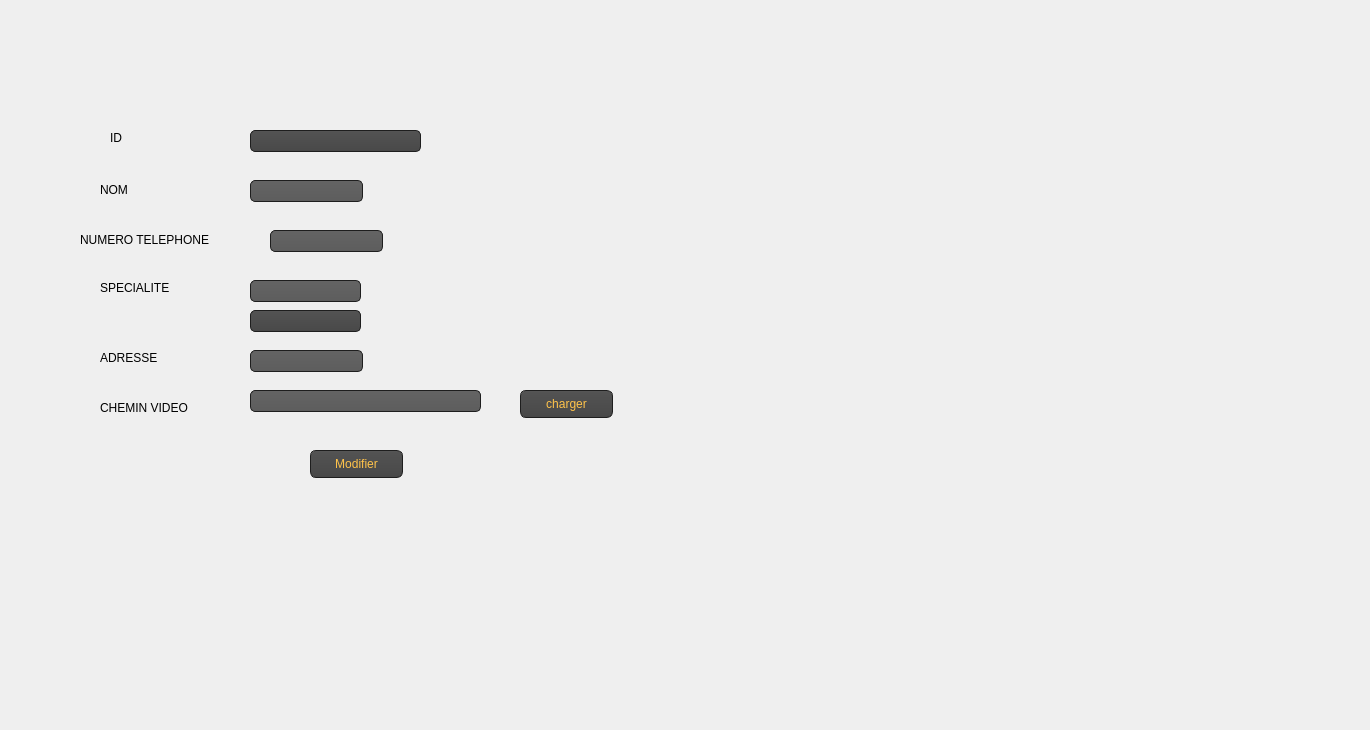
     <widget class="QWidget" name="tab_18">
      <attribute name="title">
       <string>Modifier</string>
      </attribute>
      <widget class="QComboBox" name="comboBox_6">
       <property name="geometry">
        <rect>
         <x>250</x>
         <y>310</y>
         <width>111</width>
         <height>22</height>
        </rect>
       </property>
       <property name="styleSheet">
        <string notr="true">QComboBox
{
 color: #ffc34a;
    selection-background-color: #ffaa00;
    background-color: QLinearGradient( x1: 0, y1: 0, x2: 0, y2: 1, stop: 0 #565656, stop: 0.1 #525252, stop: 0.5 #4e4e4e, stop: 0.9 #4a4a4a, stop: 1 #464646);
    border-style: solid;
    border: 1px solid #1e1e1e;
    border-radius: 5;
}

QComboBox:hover,QPushButton:hover
{
    border: 2px solid QLinearGradient( x1: 0, y1: 0, x2: 0, y2: 1, stop: 0 #ffa02f, stop: 1 #d7801a);
}


QComboBox:on
{
    padding-top: 3px;
    padding-left: 4px;
    background-color: QLinearGradient( x1: 0, y1: 0, x2: 0, y2: 1, stop: 0 #2d2d2d, stop: 0.1 #2b2b2b, stop: 0.5 #292929, stop: 0.9 #282828, stop: 1 #252525);
    selection-background-color: #ffaa00;
}

QComboBox QAbstractItemView
{
    border: 2px solid darkgray;
    selection-background-color: QLinearGradient( x1: 0, y1: 0, x2: 0, y2: 1, stop: 0 #ffa02f, stop: 1 #d7801a);
}

QComboBox::drop-down
{
     subcontrol-origin: padding;
     subcontrol-position: top right;
     width: 15px;

     border-left-width: 0px;
     border-left-color: darkgray;
     border-left-style: solid; /* just a single line */
     border-top-right-radius: 3px; /* same radius as the QComboBox */
     border-bottom-right-radius: 3px;
 }

QComboBox::down-arrow
{
     image: url(:/down_arrow.png);
}</string>
       </property>
       <item>
        <property name="text">
         <string/>
        </property>
       </item>
       <item>
        <property name="text">
         <string>s1</string>
        </property>
       </item>
       <item>
        <property name="text">
         <string>s2</string>
        </property>
       </item>
       <item>
        <property name="text">
         <string>s3</string>
        </property>
       </item>
      </widget>
      <widget class="QLineEdit" name="lineEdit_ntel_3">
       <property name="geometry">
        <rect>
         <x>270</x>
         <y>230</y>
         <width>113</width>
         <height>22</height>
        </rect>
       </property>
       <property name="styleSheet">
        <string notr="true">QLineEdit
{
color: #ffc34a;
    background-color: QLinearGradient( x1: 0, y1: 0, x2: 0, y2: 1, stop: 0 #ffc34a, stop: 0 #646464, stop: 1 #5d5d5d);
    padding: 1px;
    border-style: solid;
    border: 1px solid #1e1e1e;
    border-radius: 5;
}</string>
       </property>
      </widget>
      <widget class="QLineEdit" name="lineEdit_nom_3">
       <property name="geometry">
        <rect>
         <x>250</x>
         <y>180</y>
         <width>113</width>
         <height>22</height>
        </rect>
       </property>
       <property name="styleSheet">
        <string notr="true">QLineEdit
{
color: #ffc34a;
    background-color: QLinearGradient( x1: 0, y1: 0, x2: 0, y2: 1, stop: 0 #ffc34a, stop: 0 #646464, stop: 1 #5d5d5d);
    padding: 1px;
    border-style: solid;
    border: 1px solid #1e1e1e;
    border-radius: 5;
}</string>
       </property>
      </widget>
      <widget class="QLabel" name="label_93">
       <property name="geometry">
        <rect>
         <x>100</x>
         <y>180</y>
         <width>91</width>
         <height>20</height>
        </rect>
       </property>
       <property name="styleSheet">
        <string notr="true">font: 75 10pt &quot;MS Shell Dlg 2&quot;;</string>
       </property>
       <property name="text">
        <string>NOM</string>
       </property>
      </widget>
      <widget class="QLabel" name="label_94">
       <property name="geometry">
        <rect>
         <x>100</x>
         <y>280</y>
         <width>91</width>
         <height>16</height>
        </rect>
       </property>
       <property name="styleSheet">
        <string notr="true">font: 75 10pt &quot;MS Shell Dlg 2&quot;;</string>
       </property>
       <property name="text">
        <string>SPECIALITE</string>
       </property>
      </widget>
      <widget class="QLineEdit" name="lineEdit_ad_3">
       <property name="geometry">
        <rect>
         <x>250</x>
         <y>350</y>
         <width>113</width>
         <height>22</height>
        </rect>
       </property>
       <property name="styleSheet">
        <string notr="true">QLineEdit
{
color: #ffc34a;
    background-color: QLinearGradient( x1: 0, y1: 0, x2: 0, y2: 1, stop: 0 #ffc34a, stop: 0 #646464, stop: 1 #5d5d5d);
    padding: 1px;
    border-style: solid;
    border: 1px solid #1e1e1e;
    border-radius: 5;
}</string>
       </property>
      </widget>
      <widget class="QLabel" name="label_95">
       <property name="geometry">
        <rect>
         <x>110</x>
         <y>130</y>
         <width>56</width>
         <height>16</height>
        </rect>
       </property>
       <property name="styleSheet">
        <string notr="true">font: 75 10pt &quot;MS Shell Dlg 2&quot;;</string>
       </property>
       <property name="text">
        <string>ID</string>
       </property>
      </widget>
      <widget class="QLabel" name="label_96">
       <property name="geometry">
        <rect>
         <x>100</x>
         <y>350</y>
         <width>91</width>
         <height>16</height>
        </rect>
       </property>
       <property name="styleSheet">
        <string notr="true">font: 75 10pt &quot;MS Shell Dlg 2&quot;;</string>
       </property>
       <property name="text">
        <string>ADRESSE</string>
       </property>
      </widget>
      <widget class="QLabel" name="label_97">
       <property name="geometry">
        <rect>
         <x>80</x>
         <y>230</y>
         <width>171</width>
         <height>20</height>
        </rect>
       </property>
       <property name="styleSheet">
        <string notr="true">font: 75 10pt &quot;MS Shell Dlg 2&quot;;</string>
       </property>
       <property name="text">
        <string>NUMERO TELEPHONE</string>
       </property>
      </widget>
      <widget class="QComboBox" name="comboBox_7">
       <property name="geometry">
        <rect>
         <x>250</x>
         <y>130</y>
         <width>171</width>
         <height>22</height>
        </rect>
       </property>
       <property name="styleSheet">
        <string notr="true">QComboBox
{
 color: #ffc34a;
    selection-background-color: #ffaa00;
    background-color: QLinearGradient( x1: 0, y1: 0, x2: 0, y2: 1, stop: 0 #565656, stop: 0.1 #525252, stop: 0.5 #4e4e4e, stop: 0.9 #4a4a4a, stop: 1 #464646);
    border-style: solid;
    border: 1px solid #1e1e1e;
    border-radius: 5;
}

QComboBox:hover,QPushButton:hover
{
    border: 2px solid QLinearGradient( x1: 0, y1: 0, x2: 0, y2: 1, stop: 0 #ffa02f, stop: 1 #d7801a);
}


QComboBox:on
{
    padding-top: 3px;
    padding-left: 4px;
    background-color: QLinearGradient( x1: 0, y1: 0, x2: 0, y2: 1, stop: 0 #2d2d2d, stop: 0.1 #2b2b2b, stop: 0.5 #292929, stop: 0.9 #282828, stop: 1 #252525);
    selection-background-color: #ffaa00;
}

QComboBox QAbstractItemView
{
    border: 2px solid darkgray;
    selection-background-color: QLinearGradient( x1: 0, y1: 0, x2: 0, y2: 1, stop: 0 #ffa02f, stop: 1 #d7801a);
}

QComboBox::drop-down
{
     subcontrol-origin: padding;
     subcontrol-position: top right;
     width: 15px;

     border-left-width: 0px;
     border-left-color: darkgray;
     border-left-style: solid; /* just a single line */
     border-top-right-radius: 3px; /* same radius as the QComboBox */
     border-bottom-right-radius: 3px;
 }

QComboBox::down-arrow
{
     image: url(:/down_arrow.png);
}</string>
       </property>
      </widget>
      <widget class="QPushButton" name="modifier">
       <property name="geometry">
        <rect>
         <x>310</x>
         <y>450</y>
         <width>93</width>
         <height>28</height>
        </rect>
       </property>
       <property name="styleSheet">
        <string notr="true">QPushButton
{
    color: #ffc34a;
    background-color: QLinearGradient( x1: 0, y1: 0, x2: 0, y2: 1, stop: 0 #565656, stop: 0.1 #525252, stop: 0.5 #4e4e4e, stop: 0.9 #4a4a4a, stop: 1 #464646);
    border-width: 1px;
    border-color: #1e1e1e;
    border-style: solid;
    border-radius: 6;
    padding: 3px;
    font-size: 12px;
    padding-left: 5px;
    padding-right: 5px;
}

QPushButton:pressed
{
    background-color: QLinearGradient( x1: 0, y1: 0, x2: 0, y2: 1, stop: 0 #2d2d2d, stop: 0.1 #2b2b2b, stop: 0.5 #292929, stop: 0.9 #282828, stop: 1 #252525);
}</string>
       </property>
       <property name="text">
        <string>Modifier</string>
       </property>
      </widget>
      <widget class="QLineEdit" name="lineEdit_sp_4">
       <property name="geometry">
        <rect>
         <x>250</x>
         <y>280</y>
         <width>111</width>
         <height>22</height>
        </rect>
       </property>
       <property name="styleSheet">
        <string notr="true">QLineEdit
{
color: #ffc34a;
    background-color: QLinearGradient( x1: 0, y1: 0, x2: 0, y2: 1, stop: 0 #ffc34a, stop: 0 #646464, stop: 1 #5d5d5d);
    padding: 1px;
    border-style: solid;
    border: 1px solid #1e1e1e;
    border-radius: 5;
}</string>
       </property>
      </widget>
      <widget class="QLabel" name="label_98">
       <property name="geometry">
        <rect>
         <x>100</x>
         <y>400</y>
         <width>131</width>
         <height>16</height>
        </rect>
       </property>
       <property name="styleSheet">
        <string notr="true">font: 75 10pt &quot;MS Shell Dlg 2&quot;;</string>
       </property>
       <property name="text">
        <string>CHEMIN VIDEO</string>
       </property>
      </widget>
      <widget class="QPushButton" name="pushButton_11">
       <property name="geometry">
        <rect>
         <x>520</x>
         <y>390</y>
         <width>93</width>
         <height>28</height>
        </rect>
       </property>
       <property name="styleSheet">
        <string notr="true">QPushButton
{
    color: #ffc34a;
    background-color: QLinearGradient( x1: 0, y1: 0, x2: 0, y2: 1, stop: 0 #565656, stop: 0.1 #525252, stop: 0.5 #4e4e4e, stop: 0.9 #4a4a4a, stop: 1 #464646);
    border-width: 1px;
    border-color: #1e1e1e;
    border-style: solid;
    border-radius: 6;
    padding: 3px;
    font-size: 12px;
    padding-left: 5px;
    padding-right: 5px;
}

QPushButton:pressed
{
    background-color: QLinearGradient( x1: 0, y1: 0, x2: 0, y2: 1, stop: 0 #2d2d2d, stop: 0.1 #2b2b2b, stop: 0.5 #292929, stop: 0.9 #282828, stop: 1 #252525);
}
</string>
       </property>
       <property name="text">
        <string>charger</string>
       </property>
      </widget>
      <widget class="QLineEdit" name="lien_video2">
       <property name="geometry">
        <rect>
         <x>250</x>
         <y>390</y>
         <width>231</width>
         <height>22</height>
        </rect>
       </property>
       <property name="styleSheet">
        <string notr="true">QLineEdit
{
color: #ffc34a;
    background-color: QLinearGradient( x1: 0, y1: 0, x2: 0, y2: 1, stop: 0 #ffc34a, stop: 0 #646464, stop: 1 #5d5d5d);
    padding: 1px;
    border-style: solid;
    border: 1px solid #1e1e1e;
    border-radius: 5;
}</string>
       </property>
      </widget>
      <widget class="QLabel" name="label_44">
       <property name="geometry">
        <rect>
         <x>-90</x>
         <y>-40</y>
         <width>1361</width>
         <height>721</height>
        </rect>
       </property>
       <property name="text">
        <string/>
       </property>
       <property name="pixmap">
        <pixmap>../wallpaperflare.com_wallpaper (1) (1).png</pixmap>
       </property>
      </widget>
      <zorder>label_44</zorder>
      <zorder>comboBox_6</zorder>
      <zorder>label_93</zorder>
      <zorder>label_94</zorder>
      <zorder>label_95</zorder>
      <zorder>label_96</zorder>
      <zorder>label_97</zorder>
      <zorder>comboBox_7</zorder>
      <zorder>label_98</zorder>
      <zorder>pushButton_11</zorder>
      <zorder>lineEdit_ntel_3</zorder>
      <zorder>lineEdit_nom_3</zorder>
      <zorder>lineEdit_ad_3</zorder>
      <zorder>modifier</zorder>
      <zorder>lineEdit_sp_4</zorder>
      <zorder>lien_video2</zorder>
     </widget>
